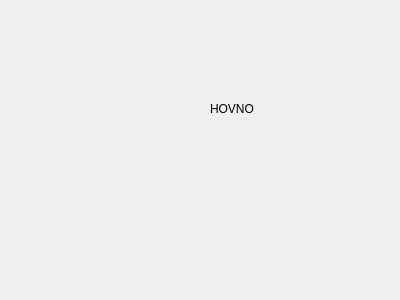
<?xml version="1.0" encoding="UTF-8"?>
<ui version="4.0">
 <class>MainWidget</class>
 <widget class="QWidget" name="MainWidget">
  <property name="geometry">
   <rect>
    <x>0</x>
    <y>0</y>
    <width>400</width>
    <height>300</height>
   </rect>
  </property>
  <property name="windowTitle">
   <string>Mrvk</string>
  </property>
  <widget class="QLabel" name="label">
   <property name="geometry">
    <rect>
     <x>210</x>
     <y>100</y>
     <width>62</width>
     <height>17</height>
    </rect>
   </property>
   <property name="text">
    <string>HOVNO</string>
   </property>
  </widget>
 </widget>
 <resources/>
 <connections/>
</ui>
